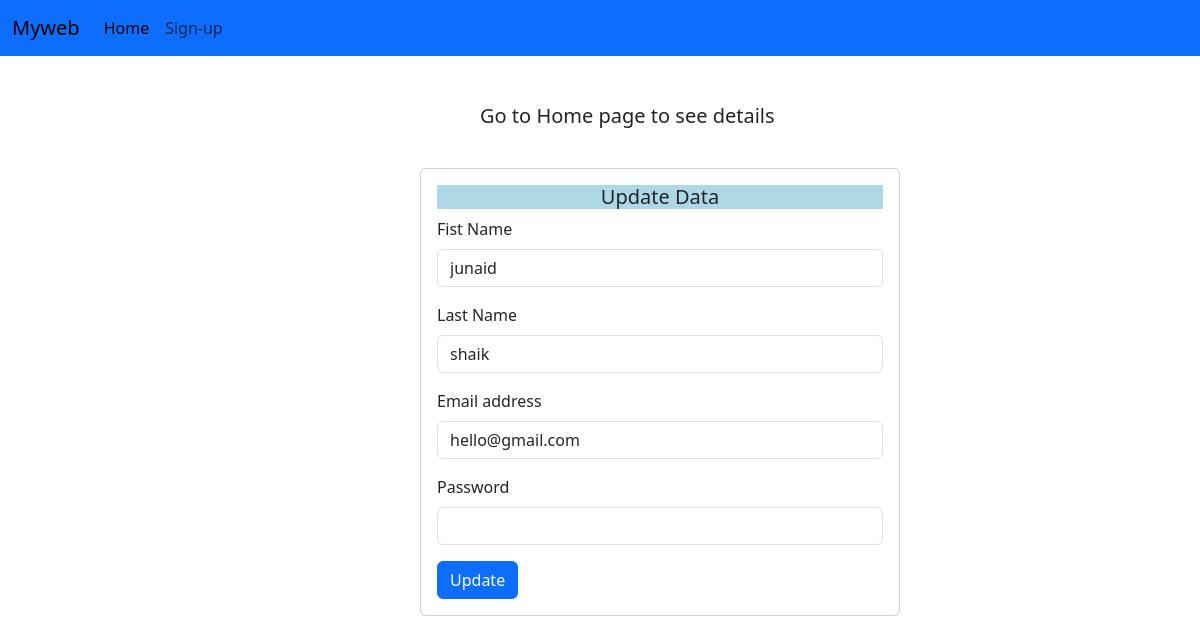
The page /update/14 on the database as committed earlier.
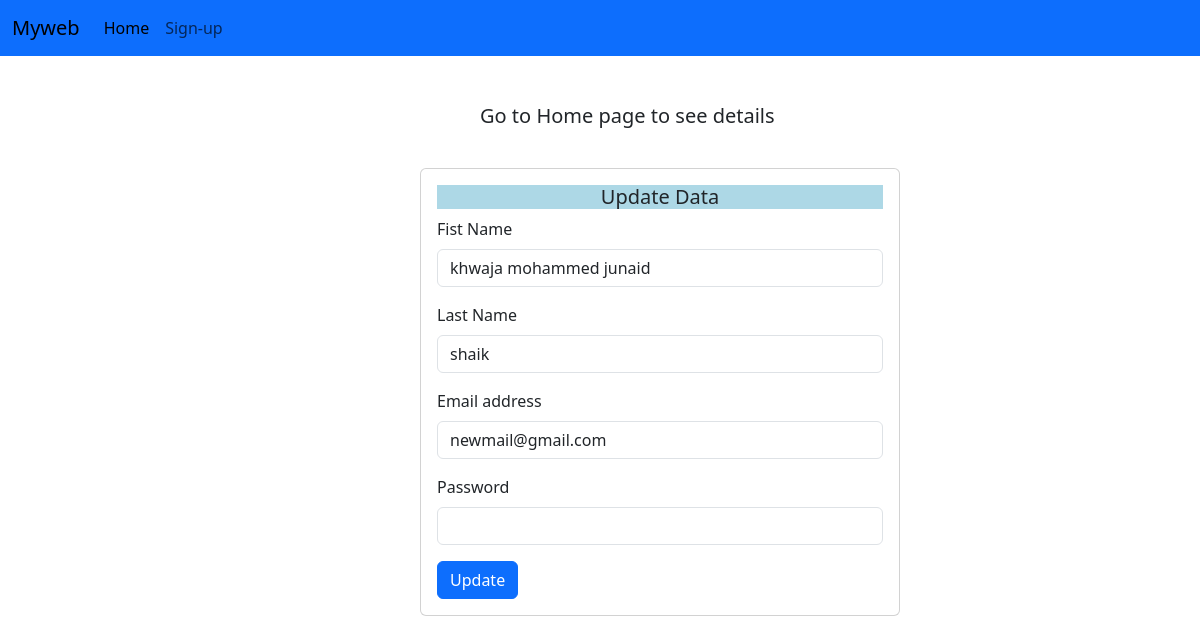
The same page on the database as committed later.
### home_page/models.py (models this page shows)
class Register(models.Model):
    firstname = models.CharField(max_length=50)
    lastname = models.CharField(max_length=50)
    email = models.EmailField()
    pwd = models.CharField(max_length=6)

### home_page/views.py (the view, shortened to what this page needs)
# urls.py: path('update/<id>',views.update,name="update"),
def update(request,id):
    data = Register.objects.get(id=id)
    context = {"data":data}
    return render(request,"update.html",context)

### templates/update.html (shortened to what this page needs)
<!DOCTYPE html>
<html lang="en">
  <head>
    <link
      href="https://cdn.jsdelivr.net/npm/bootstrap@5.3.0/dist/css/bootstrap.min.css"
      rel="stylesheet"
    />
  </head>
  <body>
    <div class="nav-bar">
      <nav class="navbar navbar-expand-lg bg-primary">
        <div class="container-fluid">
          <a class="navbar-brand" href="#">Myweb</a>
          <div class="collapse navbar-collapse" id="navbarNav">
            <ul class="navbar-nav">
              <li class="nav-item">
                <a class="nav-link active" aria-current="page" href="/home"
                  >Home</a
                >
              </li>
              <li class="nav-item">
                <a class="nav-link" href="/">Sign-up</a>
              </li>
            </ul>
          </div>
        </div>
      </nav>
    </div>
    <h5 style="margin-left: 40%; margin-top: 3rem">
      Go to Home page to see details
    </h5>
    <div class="card" style="width: 30rem; margin-left: 35%; margin-top: 40px">
      <div class="card-body">
        <div
          class="title"
          style="background-color: lightblue; text-align: center"
        >
          <h5 class="card-title">Update Data</h5>
        </div>
        <form action="/update/{{data.id}}" method="post">
          <div class="mb-3">
            <label for="firstname" class="form-label">Fist Name</label>
            <input
              type="text"
              class="form-control"
              id="exampleInputfirstname"
              aria-describedby="firstname"
              value="{{data.firstname}}"
              name="firstname"
              required
            />
          </div>
          <div class="mb-3">
            <label for="lasttname" class="form-label">Last Name</label>
            <input
              type="text"
              class="form-control"
              id="exampleInputlastname"
              aria-describedby="lastname"
              value="{{data.lastname}}"
              name="lastname"
              required
            />
          </div>
          <div class="mb-3">
            <label for="exampleInputEmail1" class="form-label"
              >Email address</label
            >
            <input
              type="email"
              class="form-control"
              id="exampleInputEmail1"
              value="{{data.email}}"
              aria-describedby="emailHelp"
              name="email"
              required
            />
          </div>
          <div class="mb-3">
            <label for="exampleInputPassword1" class="form-label"
              >Password</label
            >
            <input
              type="password"
              class="form-control"
              id="exampleInputPassword1"
              name="password"
              required
            />
          </div>
          <button type="submit" class="btn btn-primary">Update</button>
        </form>
      </div>
    </div>
  </body>
</html>

Rows that differ between the two databases and show on the page:
changed Register "shaik": firstname "junaid" → "khwaja mohammed junaid"; email "hello@gmail.com" → "newmail@gmail.com"
